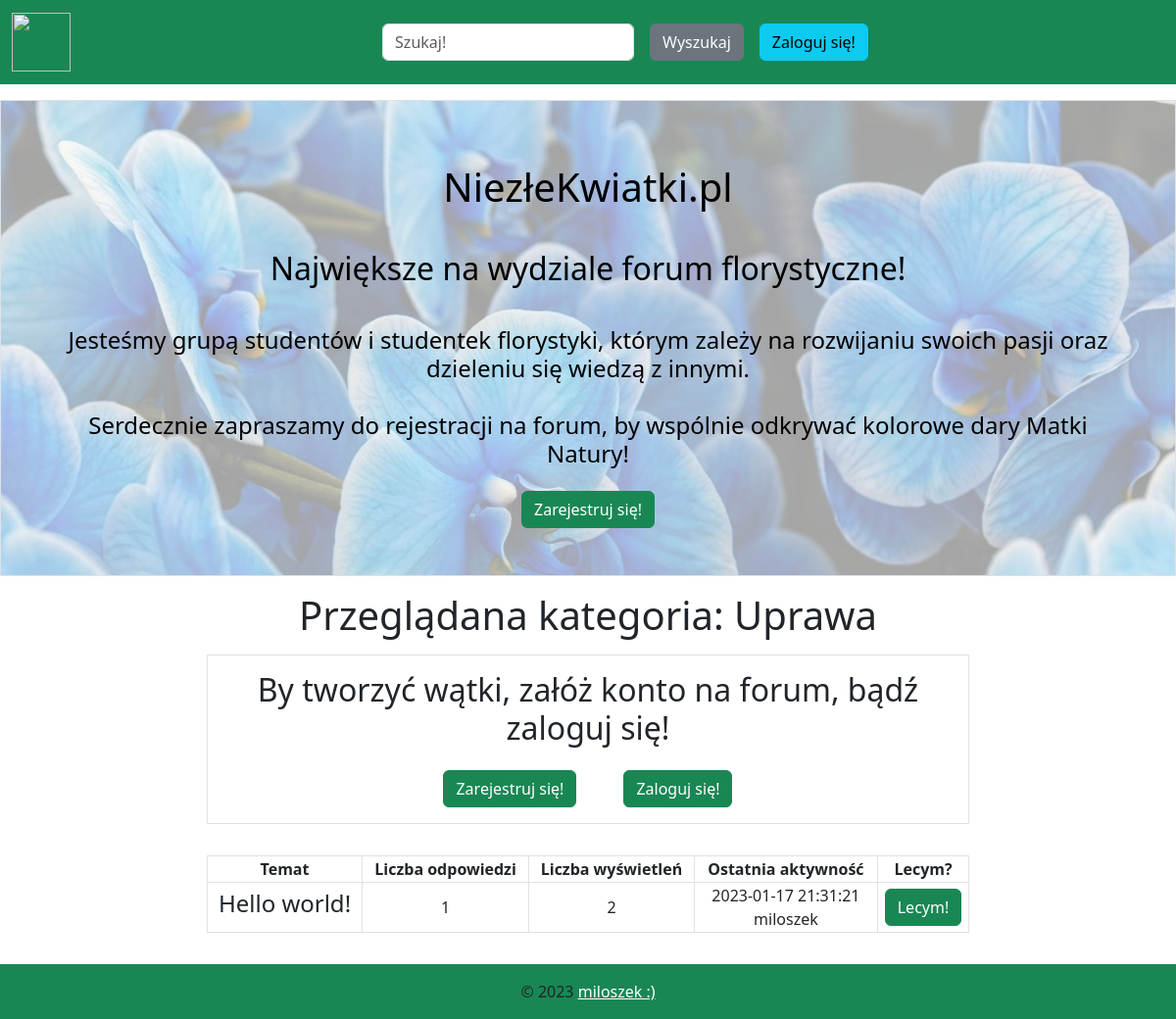
The app's page /viewcategory.php?category_id=1 with its own data.
### tables this page shows
CREATE TABLE `niezlekwiatki_categories` (
  `category_id` int NOT NULL,
  `category_name` varchar(32) NOT NULL,
  `category_desc` text NOT NULL,
  `last_updated_when` datetime NOT NULL,
  `last_updated_by` varchar(32) NOT NULL,
  `number_of_posts` int NOT NULL,
  `last_updated_name` varchar(32) NOT NULL,
  `last_updated_id` int NOT NULL
);

CREATE TABLE `niezlekwiatki_topics` (
  `topic_id` int NOT NULL,
  `category_id` int NOT NULL,
  `topic_title` varchar(128) NOT NULL,
  `last_reply_date` datetime NOT NULL,
  `last_replier` varchar(20) DEFAULT NULL,
  `topic_views` int DEFAULT '0',
  `topic_replies` int NOT NULL DEFAULT '0'
);

### viewcategory.php (the view, shortened to what this page needs)
<!DOCTYPE html>
<html lang="en">
  <head>
    <link href="https://cdn.jsdelivr.net/npm/bootstrap@5.3.0-alpha1/dist/css/bootstrap.min.css" rel="stylesheet">
    <?php
    include 'autoryzacja.php';
    $conn = mysqli_connect($dbhost, $dbuser, $dbpass, $dbname) or die('Błąd połączenia z serwerem: '.mysqli_connect_error());
    ?>
  </head>
  <body>
   <nav class="navbar navbar-expand-lg bg-success mb-3">
    <div class="container-fluid">
    <a class="navbar-brand" href="./index.php"
      ><img
        class="d-inline-block align-top"
        src="./img/logo.png"
        width="60"
        height="60"
    /></a>
    <div class="collapse navbar-collapse justify-content-around flex-column flex-lg-row justify-content-center" id="navbarSupportedContent">
      <ul class="navbar-nav">
          <li class="nav-item text-center mx-2 py-3">
            <form action="search.php" method="get">
                <input
                  class="form-control"
                  name="search"
                  type="search"
                  placeholder="Szukaj!"
                  aria-label="Search">
              </li>
              <li class="nav-item mx-2 align-self-center">
                  <button
                    class="nav-item btn btn-secondary"
                    type='submit'
                  >
                    Wyszukaj
                  </button>
              </li>
              <?php
              if (!isset($_SESSION['user_id'])) {
                echo '<li class="nav-item align-self-center mx-2 py-3 py-lg-0" id="">';
                echo '<a class="nav-item btn btn-info ms-auto" type="button" href="./login.html">Zaloguj się!</a>';
                echo '</li>';
              }
              ?>
      </ul>
    </div>
  </div>
  </nav>
  <?php
  if (!isset($_SESSION['user_id'])) {
    echo '<div class="p-5 text-center border text-black" style="background-image: url(./img/hero.jpg); background-repeat: no-repeat; background-size: cover; ">';
    echo '<h1 class="p-3">NiezłeKwiatki.pl</h1>';
    echo '<h2 class="p-3">Największe na wydziale forum florystyczne!</h2>';
    echo '<h4 class="p-3">Jesteśmy grupą studentów i studentek florystyki, którym zależy na rozwijaniu swoich pasji oraz dzieleniu się wiedzą z innymi. <br><br>
    Serdecznie zapraszamy do rejestracji na forum, by wspólnie odkrywać kolorowe dary Matki Natury!</h4>';
    echo '<a type="button" class="btn btn-success" href="register.html">Zarejestruj się!</a>';
    echo '</div>';
  }
  ?>
  <?php
    if (isset($_GET['category_id'])) {
    $id = $_GET['category_id'];
    $query = mysqli_query($conn, "SELECT * FROM niezlekwiatki_categories WHERE category_id = $id ;") or die("Błąd przy łączeniu się z bazą danych (szkodno)...".mysqli_connect_error());;
    $row = mysqli_fetch_array($query);
  }
  ?>
<div class="text-center p-3">
  <h1>
    Przeglądana kategoria:  <?=$row['category_name']?>
  </h1>
  <?php
  if (!isset($_SESSION['user_id'])) {
    echo '<div id="reply-container" class="justify-content-center text-center border offset-md-2 col-8 mt-3">';
    echo '<h2 class="p-3">By tworzyć wątki, załóż konto na forum, bądź zaloguj się!</h2>';
    echo '<a type="button" class="btn btn-success mb-3 mx-4" href="register.html">Zarejestruj się!</a>';
    echo '<a type="button" class="btn btn-success mb-3 mx-4" href="login.html">Zaloguj się!</a>';
    echo '</div>';
  }
  else {
    echo '<a type="button" href="createtopic.php?category_id='.$id.'" class="btn btn-success my-2">Stwórz wątek!</a>';
  }
  ?>
</div>
    <div class="p-3 justify-content-center ">
        <table class="table-bordered table-responsive justify-content-center mx-auto text-center border col-8 ">
            <thead>
                <tr>
                  <th scope="col">Temat</th>
                  <th scope="col" class="d-none d-sm-table-cell">Liczba odpowiedzi</th>
                  <th scope="col" class="d-none d-sm-table-cell">Liczba wyświetleń</th>
                  <th scope="col">Ostatnia aktywność</th>
                  <th scope="col">Lecym?</th>
                </tr>
              </thead>
            <?php
            $query = mysqli_query($conn, "SELECT * FROM niezlekwiatki_topics WHERE category_id = $id ORDER BY last_reply_date DESC;");
            if (!mysqli_num_rows($query)) {
                echo '<h2 class="text-center"> W tej kategorii nie został zaczęty jeszcze żaden wątek. </h2>';
                exit();
            } else {
              while ($result = mysqli_fetch_array($query)) {
                echo '<tr> ';
                echo '<td><h4>' . $result['topic_title'] . '</h4></td>
                <td class="d-none d-sm-table-cell">' . $result['topic_replies'] . '</td>
                <td class="d-none d-sm-table-cell"  q>' . $result['topic_views'] . '</td>
               <td>' . $result['last_reply_date'] . '<br><span>' . $result['last_replier'] . '</span><br><td>
                <a type="button" class="btn btn-success" href="./viewtopic.php?category_id=' . $result['category_id'] . '&topic_id='.$result['topic_id'].'">Lecym!</a></td>
                </tr>';
              }
            }
            ?>
        </table>
        </div>
  <footer class="bg-success text-center text-lg-start mt-3">
    <div class="text-center p-3">
      © 2023
      <a class="text-white" href="https://github.com/flashdens">miloszek :)</a>
    </div>
  </footer>
  </body>
</html>

### records on screen
niezlekwiatki_categories: category_name "Uprawa"
niezlekwiatki_topics: topic_title "Hello world!", topic_replies "1", topic_views "2", last_reply_date "2023-01-17 21:31:21", last_replier "miloszek"
